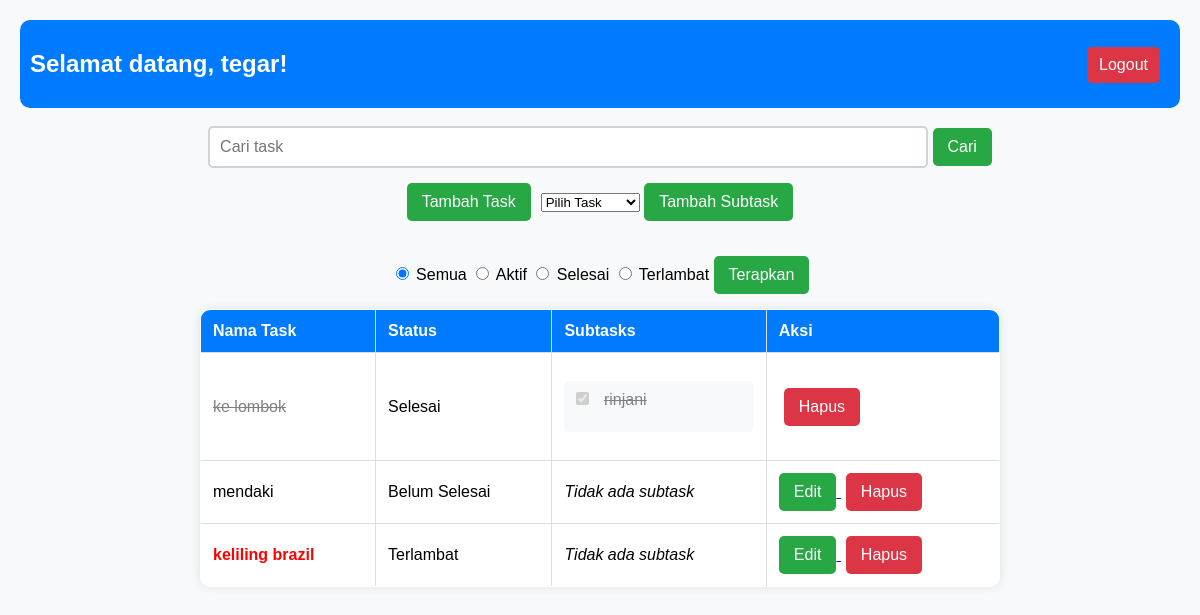
The app's page /dashboard.php (signed in) with its own data.
### tables this page shows
CREATE TABLE `tasks` (
  `id` int(11) NOT NULL,
  `name` varchar(255) NOT NULL,
  `status` tinyint(1) DEFAULT 0,
  `user_id` int(11) NOT NULL,
  `deadline` datetime DEFAULT NULL,
  `priority` tinyint(1) DEFAULT 0
);

CREATE TABLE `subtasks` (
  `id` int(11) NOT NULL,
  `name` varchar(255) NOT NULL,
  `status` tinyint(1) DEFAULT 0,
  `parent_id` int(11) NOT NULL,
  `user_id` int(11) NOT NULL
);

### dashboard.php (the view, shortened to what this page needs)
<?php
include 'koneksi.php';
$user_id = $_SESSION['user_id'];
$search_query = "";
$subtasks = $conn->query("SELECT * FROM subtasks WHERE parent_id IN (SELECT id FROM tasks WHERE user_id = '$user_id') ORDER BY status ASC, parent_id ASC, id ASC");
$subtasks_by_parent = [];
while ($subtask = $subtasks->fetch_assoc()) {
    $subtasks_by_parent[$subtask['parent_id']][] = $subtask;
}
?>
<!DOCTYPE html>
<html lang="en">
<head>
</head>
<body>
<div class="top-bar">
    <h2>Selamat datang, <?= htmlspecialchars($_SESSION['username']) ?>!</h2>
    <form method="POST" action="logout.php">
        <button type="submit" class="logout-btn">Logout</button>
    </form>
</div>
    <br>
    <form method="POST">
        <input type="text" name="search_query" placeholder="Cari task" value="<?= htmlspecialchars($search_query) ?>">
        <button type="submit" name="search">Cari</button>
    </form>
    <div class="button-container">
        <a href="tambah_task.php">
            <button>Tambah Task</button>
        </a>
        <form method="GET" action="tambah_subtask.php">
            <select name="task_id" required>
                <option value="">Pilih Task</option>
            </select>
            <button type="submit">Tambah Subtask</button>
        </form>
    </div>
<form method="POST">
    <label>
        <input type="radio" name="filter" value="all" checked> Semua
    </label>
    <label>
        <input type="radio" name="filter" value="active"> Aktif
    </label>
    <label>
        <input type="radio" name="filter" value="completed"> Selesai
    </label>
    <label>
        <input type="radio" name="filter" value="overdue"> Terlambat
    </label>
    <button type="submit" name="apply_filter">Terapkan</button>
</form>
<?php
$filter_condition = "";
$tasks = $conn->query("
    SELECT * FROM tasks
    WHERE user_id = '$user_id' $filter_condition
    ORDER BY priority DESC, (SELECT MIN(status) FROM subtasks WHERE parent_id = tasks.id) ASC, status ASC, id ASC
");
?>
    <table border="1">
        <thead>
            <tr>
                <th>Nama Task</th>
                <th>Status</th>
                <th>Subtasks</th>
                <th>Aksi</th>
            </tr>
        </thead>
        <tbody>
        <?php if ($tasks->num_rows > 0): ?>
        <?php while ($task = $tasks->fetch_assoc()): ?>
            <?php $isOverdue = ($task['status'] == '0' && strtotime($task['deadline']) < time()); ?>
            <tr>
            <td class="<?= $task['status'] == 1 ? 'completed' : ($task['status'] == 2 ? 'overdue' : '') ?>">
                    <?= htmlspecialchars($task['name']) ?>
                </td>
                <td>
                    <?= $task['status'] == 1 ? 'Selesai' : ($task['status'] == 2 ? 'Terlambat' : 'Belum Selesai') ?>
                </td>
                <td>
                    <?php if (isset($subtasks_by_parent[$task['id']])): ?>
                        <ul>
                            <?php foreach ($subtasks_by_parent[$task['id']] as $subtask): ?>
                                <li>
                                    <form method="POST" style="display: inline;" onsubmit="setTimeout(() => location.reload(), 100);">
                                        <input type="checkbox" class="subtask-checkbox"
                                            data-id="<?= $subtask['id'] ?>"
                                            data-parent="<?= $task['id'] ?>"
                                            <?= $subtask['status'] == '1' ? 'checked disabled' : '' ?> <?= $isOverdue ? 'disabled' : '' ?>
                                    </form>
                                    <span class="<?= $subtask['status'] == '1' ? 'completed' : '' ?>">
                                        <?= htmlspecialchars($subtask['name']) ?>
                                    </span>
                                </li>
                            <?php endforeach; ?>
                        </ul>
                    <?php else: ?>
                        <em>Tidak ada subtask</em>
                    <?php endif; ?>
                </td>
                        <td>
                        <?php
                            $isOverdue = ($task['status'] == '0' && strtotime($task['deadline']) < time());
                            $isCompleted = ($task['status'] == '1');
                            ?>
                            <?php if (!$isOverdue && !$isCompleted):  ?>
                                <a href="update.php?id=<?= $task['id'] ?>">
                                    <button type="button" class="edit-btn">Edit</button>
                                </a>
                            <?php endif; ?>
                            <form method="POST" class="inline">
                                <button type="submit" name="delete_task" class="delete-btn">Hapus</button>
                            </form>
                        </td>
                    </tr>
                <?php endwhile; ?>
            <?php else: ?>
                <tr>
                    <td colspan="4">Tidak ada task ditemukan.</td>
                </tr>
            <?php endif; ?>
        </tbody>
    </table>
</body>
</html>

### dashboard.php (style rules this page uses)
body { font-family: 'Poppins', sans-serif; margin: 0; padding: 20px; background-color: #f8f9fa; text-align: center; }
form { margin-bottom: 15px; }
input[type="text"] { padding: 10px; width: 60%; border: 2px solid #ced4da; border-radius: 5px; font-size: 16px; }
.button-container { display: flex; justify-content: center; gap: 10px; margin-bottom: 20px; }
button { padding: 10px 15px; border: none; border-radius: 5px; background-color: #28a745; color: white; font-size: 16px; cursor: pointer; transition: 0.3s; }
table { width: 100%; max-width: 800px; margin: 0 auto; border-collapse: collapse; background: white; box-shadow: 0px 0px 10px rgba(0, 0, 0, 0.1); border-radius: 10px; overflow: hidden; }
th, td { padding: 12px; border: 1px solid #ddd; text-align: left; }
th { background-color: #007bff; color: white; }
.completed { text-decoration: line-through; color: gray; }
.overdue { color: red; font-weight: bold; }
ul { list-style-type: none; padding: 0; }
.top-bar { display: flex; justify-content: space-between; align-items: center; padding: 10px; background-color: #007bff; border-radius: 10px; color: white; }
.logout-btn { background-color: #dc3545; color: white; border: none; margin-top: 17px; margin-right: 10px; padding: 9px 12px; border-radius: 5px; cursor: pointer; }
li { background: #f8f9fa; padding: 8px; margin-bottom: 5px; border-radius: 5px; display: flex; align-items: center; }
li input[type="checkbox"] { margin-right: 10px; }
form.inline { display: inline; }
.delete-btn { background-color: #dc3545; margin-left: 5px; }

### records on screen
tasks: name "ke lombok", shows "Selesai"
subtasks: status "☑", name "rinjani"
tasks: name "mendaki", status "Belum Selesai", shows "Tidak ada subtask"
tasks: name "keliling brazil", status "Terlambat", shows "Tidak ada subtask"

### other values on screen
$_SESSION['username'] "tegar"
